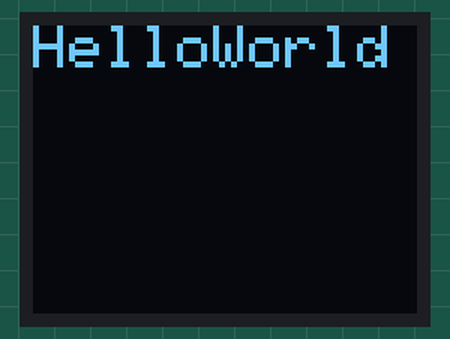
The sketch below on a simulated Arduino Uno, built with avr-gcc and run on an emulated ATmega328P. Parts: 64×48 one-colour display.

Above: at 0.1 s.

The sketch:

Arkanoid.ino
```cpp
#include <MicroView.h>

#include "arkanoid.h"

void setup() {
	uView.begin();				// start MicroView
	uView.clear(PAGE);			// clear page
	uView.print("HelloWorld");	// display HelloWorld
	uView.display();
}

void loop () {
}
```

arkanoid.h
```cpp
#ifndef __ARKANOID_H
#define __ARKANOID_H

#define SCREEN_W  64
#define SCREEN_H  48

#endif
```

ball.cpp
```cpp
#include "ball.h"
#include "arkanoid.h"

#include <MicroView.h>

Ball::Ball(int x, int y)
{
  this->x = x;
  this->y = y;
}

void Ball::update()
{
  x += velocity_x;
  y += velocity_y;

  if ( (x <= 0 && velocity_x < 0) ||
       (x >= SCREEN_W-1 && velocity_x > 0) )
       velocity_x = -velocity_x;

  if ( (y <= 0 && velocity_y < 0) ||
       (y >= SCREEN_H-1 && velocity_y > 0) )
       velocity_y = -velocity_y;
}

void Ball::draw()
{
  uView.circleFill(x, y, 2);
}
```

ball.h
```cpp
#ifndef __BALL_H
#define __BALL_H

class Ball
{
  private:
    int x;
    int y;
    int velocity_x;
    int velocity_y;

  public:
    Ball(int x, int y);

    void update();
    void draw();
};


#endif
```

paddle.cpp
```cpp
#include "paddle.h"

#include <MicroView.h>

Paddle::Paddle (int pin)
{
	this->pin = pin;
	paddle_width = 10;

	position = SCREEN_W/2;
}


void Paddle::update()
{
	int val = analogRead(pin);
	position = val / (1024/SCREEN_W);
}

void Paddle::draw()
{
  int left = position - paddle_width/2;
  uView.lineH(left, SCREEN_H-3, paddle_width);
  uView.lineH(left-1, SCREEN_H-2, paddle_width+2);
  uView.lineH(left, SCREEN_H-1, paddle_width);
}
```

paddle.h
```cpp
#ifndef __PADDLE_H
#define __PADDLE_H

#include "arduino.h"
#include "arkanoid.h"

class Paddle
{
	private:
		int pin;
		int paddle_width;
		int position;

	public:
		Paddle(int pin);

		void update();
		void draw();
};

#endif
```
